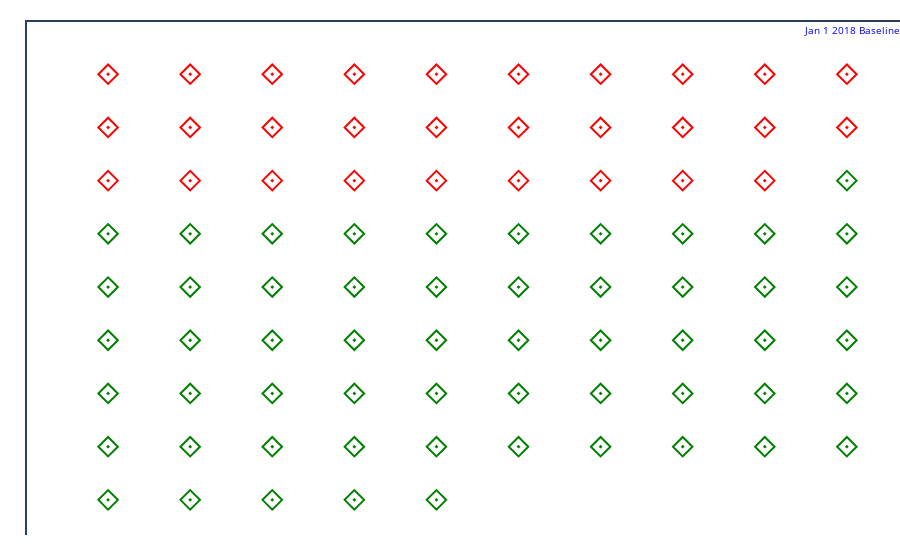

The notebook cell saved with this chart:
### Code cell
fig = px.scatter(x=x, y=y, color=color,
                 color_discrete_map={'completed':'red', 'remaining':'green'}
                 )
fig.add_hline(y=0,
              label=dict(
                text="Jan 1 2018 Baseline",
                textposition="end",
                font=dict(size=10, color="blue"),
                yanchor="top",
                # xanchor="center"
            ),)
fig.add_vline(x=0,
              label=dict(
                text="Jan 1 2018 Baseline",
                # textposition="end",
                font=dict(size=10, color="blue"),
                # yanchor="bottom",
                xanchor="center"
            ),)
fig.update_layout(showlegend=False, margin=dict(l=0, t=20, r=0, b=0, pad=0),
                  paper_bgcolor='rgba(0,0,0,0)',
                   plot_bgcolor='rgba(0,0,0,0)',
                   hovermode=False)
fig.update_traces(marker_size=15, marker_symbol='diamond-open-dot', marker_line_width=2)
fig.update_yaxes(showgrid=False, fixedrange=True, showticklabels=False, zeroline=False, autorange='reversed', title="")
fig.update_xaxes(showgrid=False, showticklabels=False, zeroline=False, title="")

### Figure 1 — Plotly figure (JSON) as saved in the notebook; plotly's stock layout.template omitted (floating-point values rounded to 4 significant figures)
{"data": [{"hovertemplate": "color=completed<br>x=%{x}<br>y=%{y}<extra></extra>", "legendgroup": "completed", "marker": {"color": "red", "line": {"width": 2}, "size": 15, "symbol": "diamond-open-dot"}, "mode": "markers", "name": "completed", "orientation": "v", "showlegend": true, "type": "scatter", "x": [1, 2, 3, 4, 5, 6, 7, 8, 9, 10, 1, 2, 3, 4, 5, 6, 7, 8, 9, 10, 1, 2, 3, 4, 5, 6, 7, 8, 9], "xaxis": "x", "y": [1, 1, 1, 1, 1, 1, 1, 1, 1, 1, 2, 2, 2, 2, 2, 2, 2, 2, 2, 2, 3, 3, 3, 3, 3, 3, 3, 3, 3], "yaxis": "y"}, {"hovertemplate": "color=remaining<br>x=%{x}<br>y=%{y}<extra></extra>", "legendgroup": "remaining", "marker": {"color": "green", "line": {"width": 2}, "size": 15, "symbol": "diamond-open-dot"}, "mode": "markers", "name": "remaining", "orientation": "v", "showlegend": true, "type": "scatter", "x": [10, 1, 2, 3, 4, 5, 6, 7, 8, 9, 10, 1, 2, 3, 4, 5, 6, 7, 8, 9, 10, 1, 2, 3, 4, 5, 6, 7, 8, 9, 10, 1, 2, 3, 4, 5, 6, 7, 8, 9, 10, 1, 2, 3, 4, 5, 6, 7, 8, 9, 10, 1, 2, 3, 4, 5], "xaxis": "x", "y": [3, 4, 4, 4, 4, 4, 4, 4, 4, 4, 4, 5, 5, 5, 5, 5, 5, 5, 5, 5, 5, 6, 6, 6, 6, 6, 6, 6, 6, 6, 6, 7, 7, 7, 7, 7, 7, 7, 7, 7, 7, 8, 8, 8, 8, 8, 8, 8, 8, 8, 8, 9, 9, 9, 9, 9], "yaxis": "y"}], "layout": {"hovermode": false, "legend": {"title": {"text": "color"}, "tracegroupgap": 0}, "margin": {"b": 0, "l": 0, "pad": 0, "r": 0, "t": 20}, "paper_bgcolor": "rgba(0,0,0,0)", "plot_bgcolor": "rgba(0,0,0,0)", "shapes": [{"label": {"font": {"color": "blue", "size": 10}, "text": "Jan 1 2018 Baseline", "textposition": "end", "yanchor": "top"}, "type": "line", "x0": 0, "x1": 1, "xref": "x domain", "y0": 0, "y1": 0, "yref": "y"}, {"label": {"font": {"color": "blue", "size": 10}, "text": "Jan 1 2018 Baseline", "xanchor": "center"}, "type": "line", "x0": 0, "x1": 0, "xref": "x", "y0": 0, "y1": 1, "yref": "y domain"}], "showlegend": false, "xaxis": {"anchor": "y", "domain": [0, 1], "showgrid": false, "showticklabels": false, "title": {"text": ""}, "zeroline": false}, "yaxis": {"anchor": "x", "autorange": "reversed", "domain": [0, 1], "fixedrange": true, "showgrid": false, "showticklabels": false, "title": {"text": ""}, "zeroline": false}}}
